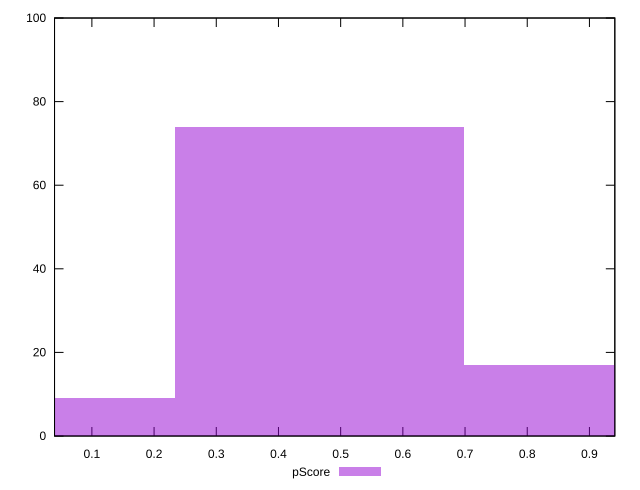

Source code (gnuplot):
reset

$pScore <<EOF
0.9317881304991781 17
0.46589406524958904 74
0 9
EOF

set key outside below
set boxwidth 0.46589406524958904
set xrange [0.039945111999131366:0.9408212534970621]
set yrange [0:100]
set trange [0:100]
set style fill transparent solid 0.5 noborder
set terminal svg size 640, 490 enhanced background rgb 'white'
set output "report_00011_2021-02-09T10:53:21.242Z/first-contentful-paint/samples/pages/pScore/histogram.svg"

plot $pScore title "pScore" with boxes

reset
